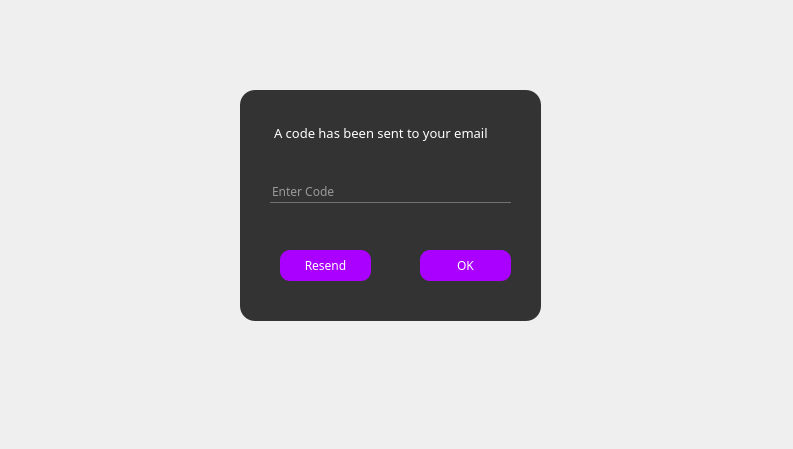
<?xml version="1.0" encoding="UTF-8"?>
<ui version="4.0">
 <class>entercode</class>
 <widget class="QDialog" name="entercode">
  <property name="geometry">
   <rect>
    <x>0</x>
    <y>0</y>
    <width>793</width>
    <height>449</height>
   </rect>
  </property>
  <property name="windowTitle">
   <string>Dialog</string>
  </property>
  <property name="styleSheet">
   <string notr="true">*{
	font-family: century gothic;
}
QFrame
{
	color: rgb(255, 255, 255);
	background-color: rgb(51, 51, 51);
	border-radius: 15px;
}
#Form {
	background-image: url(:/new/prefix1/loginBackground.jfif);
}
QLabel#label
{
	font: 700 24pt &quot;Century Gothic&quot;;
}
QLabel#label_2
{
	font: 8pt &quot;Century Gothic&quot;;
}
QLabel#label_3
{
	font: 700 9pt &quot;Century Gothic&quot;;
}
QLabel
{
	background: transparent;
}
QLineEdit
{
	background: transparent;
	border: none;
	font: 12pt &quot;Century Gothic&quot;;
	border-bottom: 1px solid #717072;
	color: rgb(255, 255, 255);
}
QPushButton
{
	color: rgb(255, 255, 255);
	background-color: rgb(170, 0, 255);
	border-radius: 10px;
}
QPushButton:Hover
{
	color: rgb(255, 255, 255);
	background-color: rgb(148, 0, 222);
}
QPushButton#forgotPasswordButton
{
	font: 700 8pt &quot;Century Gothic&quot;;
	border: 1px solid rgb(255, 0, 0);
	color: rgb(255, 255, 255);
	background-color: rgb(51, 51, 51);
}
QPushButton#forgotPasswordButton:Hover
{
	color: rgb(255, 255, 255);
	background-color: rgb(255, 0, 0);
}
QCommandLinkButton
{
	color: rgb(255, 255, 255);
	font: 700 8pt &quot;Century Gothic&quot;;
}
QRadioButton
{
	color: rgb(255, 255, 255);
	font: 10pt &quot;Century Gothic&quot;;
}
QMessageBox
{
	background-color: rgb(51, 51, 51);
}
QMessageBox QLabel
{
	border: 0;
	border-radius: 6px;
	font-size: 10px;
	font-weight: bold;
	padding-left: 5px;
	padding-right: 5px;
	padding-top: 5px;
	padding-bottom: 5px;
}
QMessageBox QPushButton
{
	font: 9pt &quot;Century Gothic&quot;;
}</string>
  </property>
  <widget class="QFrame" name="frame">
   <property name="geometry">
    <rect>
     <x>240</x>
     <y>90</y>
     <width>301</width>
     <height>231</height>
    </rect>
   </property>
   <property name="frameShape">
    <enum>QFrame::StyledPanel</enum>
   </property>
   <property name="frameShadow">
    <enum>QFrame::Raised</enum>
   </property>
   <widget class="QPushButton" name="enterCodeButton">
    <property name="geometry">
     <rect>
      <x>180</x>
      <y>160</y>
      <width>91</width>
      <height>31</height>
     </rect>
    </property>
    <property name="sizePolicy">
     <sizepolicy hsizetype="Preferred" vsizetype="Preferred">
      <horstretch>0</horstretch>
      <verstretch>0</verstretch>
     </sizepolicy>
    </property>
    <property name="text">
     <string>OK</string>
    </property>
   </widget>
   <widget class="QLineEdit" name="lineEdit_code">
    <property name="geometry">
     <rect>
      <x>30</x>
      <y>90</y>
      <width>241</width>
      <height>23</height>
     </rect>
    </property>
    <property name="sizePolicy">
     <sizepolicy hsizetype="Expanding" vsizetype="Ignored">
      <horstretch>0</horstretch>
      <verstretch>0</verstretch>
     </sizepolicy>
    </property>
    <property name="placeholderText">
     <string>Enter Code</string>
    </property>
   </widget>
   <widget class="QTextEdit" name="textEdit">
    <property name="geometry">
     <rect>
      <x>30</x>
      <y>30</y>
      <width>241</width>
      <height>41</height>
     </rect>
    </property>
    <property name="readOnly">
     <bool>true</bool>
    </property>
    <property name="html">
     <string>&lt;!DOCTYPE HTML PUBLIC &quot;-//W3C//DTD HTML 4.0//EN&quot; &quot;http://www.w3.org/TR/REC-html40/strict.dtd&quot;&gt;
&lt;html&gt;&lt;head&gt;&lt;meta name=&quot;qrichtext&quot; content=&quot;1&quot; /&gt;&lt;meta charset=&quot;utf-8&quot; /&gt;&lt;style type=&quot;text/css&quot;&gt;
p, li { white-space: pre-wrap; }
&lt;/style&gt;&lt;/head&gt;&lt;body style=&quot; font-family:'century gothic'; font-size:11pt; font-weight:400; font-style:normal;&quot;&gt;
&lt;p align=&quot;justify&quot; style=&quot; margin-top:0px; margin-bottom:0px; margin-left:0px; margin-right:0px; -qt-block-indent:0; text-indent:0px;&quot;&gt;&lt;span style=&quot; font-family:'Century Gothic'; font-size:10pt;&quot;&gt;A code has been sent to your email&lt;/span&gt;&lt;/p&gt;&lt;/body&gt;&lt;/html&gt;</string>
    </property>
   </widget>
   <widget class="QPushButton" name="resendCodeButton">
    <property name="geometry">
     <rect>
      <x>40</x>
      <y>160</y>
      <width>91</width>
      <height>31</height>
     </rect>
    </property>
    <property name="text">
     <string>Resend</string>
    </property>
   </widget>
  </widget>
 </widget>
 <resources/>
 <connections/>
</ui>
